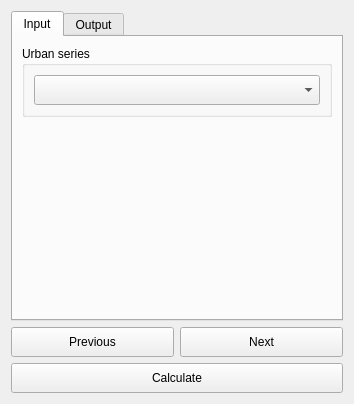
<?xml version="1.0" encoding="UTF-8"?>
<ui version="4.0">
 <class>DlgCalculateUrbanSummaryTable</class>
 <widget class="QDialog" name="DlgCalculateUrbanSummaryTable">
  <property name="geometry">
   <rect>
    <x>0</x>
    <y>0</y>
    <width>351</width>
    <height>404</height>
   </rect>
  </property>
  <property name="sizePolicy">
   <sizepolicy hsizetype="Fixed" vsizetype="Fixed">
    <horstretch>0</horstretch>
    <verstretch>0</verstretch>
   </sizepolicy>
  </property>
  <property name="windowTitle">
   <string>Calculate Urban Change Summary Table</string>
  </property>
  <layout class="QVBoxLayout" name="verticalLayout">
   <item>
    <widget class="QTabWidget" name="TabBox">
     <property name="sizePolicy">
      <sizepolicy hsizetype="Minimum" vsizetype="Expanding">
       <horstretch>0</horstretch>
       <verstretch>0</verstretch>
      </sizepolicy>
     </property>
     <property name="tabShape">
      <enum>QTabWidget::Rounded</enum>
     </property>
     <property name="currentIndex">
      <number>0</number>
     </property>
     <widget class="QWidget" name="InputTab">
      <attribute name="title">
       <string>Input</string>
      </attribute>
      <layout class="QVBoxLayout" name="verticalLayout_2">
       <item>
        <widget class="QGroupBox" name="groupBox_2">
         <property name="sizePolicy">
          <sizepolicy hsizetype="Preferred" vsizetype="Minimum">
           <horstretch>0</horstretch>
           <verstretch>0</verstretch>
          </sizepolicy>
         </property>
         <property name="minimumSize">
          <size>
           <width>0</width>
           <height>0</height>
          </size>
         </property>
         <property name="maximumSize">
          <size>
           <width>16777215</width>
           <height>16777215</height>
          </size>
         </property>
         <property name="font">
          <font>
           <weight>50</weight>
           <bold>false</bold>
          </font>
         </property>
         <property name="title">
          <string>Urban series</string>
         </property>
         <layout class="QVBoxLayout" name="verticalLayout_6">
          <item>
           <widget class="WidgetDataIOSelectTELayerExisting" name="combo_layer_urban_series">
            <property name="sizePolicy">
             <sizepolicy hsizetype="Expanding" vsizetype="Minimum">
              <horstretch>0</horstretch>
              <verstretch>0</verstretch>
             </sizepolicy>
            </property>
            <property name="minimumSize">
             <size>
              <width>0</width>
              <height>30</height>
             </size>
            </property>
            <property name="layer_type" stdset="0">
             <string notr="true">Urban series</string>
            </property>
           </widget>
          </item>
         </layout>
        </widget>
       </item>
       <item>
        <spacer name="verticalSpacer">
         <property name="orientation">
          <enum>Qt::Vertical</enum>
         </property>
         <property name="sizeHint" stdset="0">
          <size>
           <width>20</width>
           <height>40</height>
          </size>
         </property>
        </spacer>
       </item>
      </layout>
     </widget>
     <widget class="QWidget" name="OutputTab">
      <attribute name="title">
       <string>Output</string>
      </attribute>
      <layout class="QVBoxLayout" name="verticalLayout_3">
       <item>
        <widget class="QGroupBox" name="groupBox_6">
         <property name="sizePolicy">
          <sizepolicy hsizetype="Expanding" vsizetype="Fixed">
           <horstretch>0</horstretch>
           <verstretch>0</verstretch>
          </sizepolicy>
         </property>
         <property name="title">
          <string>Output file for indicator layer</string>
         </property>
         <layout class="QHBoxLayout" name="horizontalLayout_3">
          <item>
           <widget class="QLineEdit" name="output_file_layer">
            <property name="sizePolicy">
             <sizepolicy hsizetype="Expanding" vsizetype="Fixed">
              <horstretch>0</horstretch>
              <verstretch>0</verstretch>
             </sizepolicy>
            </property>
            <property name="minimumSize">
             <size>
              <width>200</width>
              <height>35</height>
             </size>
            </property>
            <property name="readOnly">
             <bool>true</bool>
            </property>
            <property name="placeholderText">
             <string>Click &quot;Browse&quot; to choose a file...</string>
            </property>
           </widget>
          </item>
          <item>
           <widget class="QPushButton" name="browse_output_file_layer">
            <property name="sizePolicy">
             <sizepolicy hsizetype="Minimum" vsizetype="Minimum">
              <horstretch>0</horstretch>
              <verstretch>0</verstretch>
             </sizepolicy>
            </property>
            <property name="minimumSize">
             <size>
              <width>0</width>
              <height>35</height>
             </size>
            </property>
            <property name="text">
             <string>Browse</string>
            </property>
           </widget>
          </item>
         </layout>
        </widget>
       </item>
       <item>
        <widget class="QGroupBox" name="groupBox_7">
         <property name="title">
          <string>Output file for summary table</string>
         </property>
         <layout class="QHBoxLayout" name="horizontalLayout_2">
          <item>
           <widget class="QLineEdit" name="output_file_table">
            <property name="sizePolicy">
             <sizepolicy hsizetype="Expanding" vsizetype="Minimum">
              <horstretch>0</horstretch>
              <verstretch>0</verstretch>
             </sizepolicy>
            </property>
            <property name="minimumSize">
             <size>
              <width>200</width>
              <height>35</height>
             </size>
            </property>
            <property name="readOnly">
             <bool>true</bool>
            </property>
            <property name="placeholderText">
             <string>Click &quot;Browse&quot; to choose a file...</string>
            </property>
           </widget>
          </item>
          <item>
           <widget class="QPushButton" name="browse_output_file_table">
            <property name="sizePolicy">
             <sizepolicy hsizetype="Minimum" vsizetype="Minimum">
              <horstretch>0</horstretch>
              <verstretch>0</verstretch>
             </sizepolicy>
            </property>
            <property name="minimumSize">
             <size>
              <width>0</width>
              <height>35</height>
             </size>
            </property>
            <property name="text">
             <string>Browse</string>
            </property>
           </widget>
          </item>
         </layout>
        </widget>
       </item>
       <item>
        <spacer name="verticalSpacer_2">
         <property name="orientation">
          <enum>Qt::Vertical</enum>
         </property>
         <property name="sizeHint" stdset="0">
          <size>
           <width>20</width>
           <height>0</height>
          </size>
         </property>
        </spacer>
       </item>
      </layout>
     </widget>
    </widget>
   </item>
   <item>
    <layout class="QGridLayout" name="gridLayout_3">
     <item row="0" column="0">
      <widget class="QPushButton" name="button_prev">
       <property name="sizePolicy">
        <sizepolicy hsizetype="Minimum" vsizetype="Minimum">
         <horstretch>0</horstretch>
         <verstretch>0</verstretch>
        </sizepolicy>
       </property>
       <property name="minimumSize">
        <size>
         <width>0</width>
         <height>30</height>
        </size>
       </property>
       <property name="text">
        <string>Previous</string>
       </property>
      </widget>
     </item>
     <item row="0" column="1">
      <widget class="QPushButton" name="button_next">
       <property name="sizePolicy">
        <sizepolicy hsizetype="Minimum" vsizetype="Minimum">
         <horstretch>0</horstretch>
         <verstretch>0</verstretch>
        </sizepolicy>
       </property>
       <property name="minimumSize">
        <size>
         <width>0</width>
         <height>30</height>
        </size>
       </property>
       <property name="text">
        <string>Next</string>
       </property>
      </widget>
     </item>
     <item row="1" column="0" colspan="2">
      <widget class="QPushButton" name="button_calculate">
       <property name="sizePolicy">
        <sizepolicy hsizetype="Minimum" vsizetype="Minimum">
         <horstretch>0</horstretch>
         <verstretch>0</verstretch>
        </sizepolicy>
       </property>
       <property name="minimumSize">
        <size>
         <width>0</width>
         <height>30</height>
        </size>
       </property>
       <property name="text">
        <string>Calculate</string>
       </property>
      </widget>
     </item>
    </layout>
   </item>
  </layout>
 </widget>
 <customwidgets>
  <customwidget>
   <class>WidgetDataIOSelectTELayerExisting</class>
   <extends>QComboBox</extends>
   <header>LDMS/data_io</header>
  </customwidget>
 </customwidgets>
 <tabstops>
  <tabstop>TabBox</tabstop>
  <tabstop>combo_layer_urban_series</tabstop>
  <tabstop>button_prev</tabstop>
  <tabstop>button_next</tabstop>
  <tabstop>button_calculate</tabstop>
  <tabstop>browse_output_file_table</tabstop>
  <tabstop>output_file_table</tabstop>
 </tabstops>
 <resources/>
 <connections/>
</ui>
